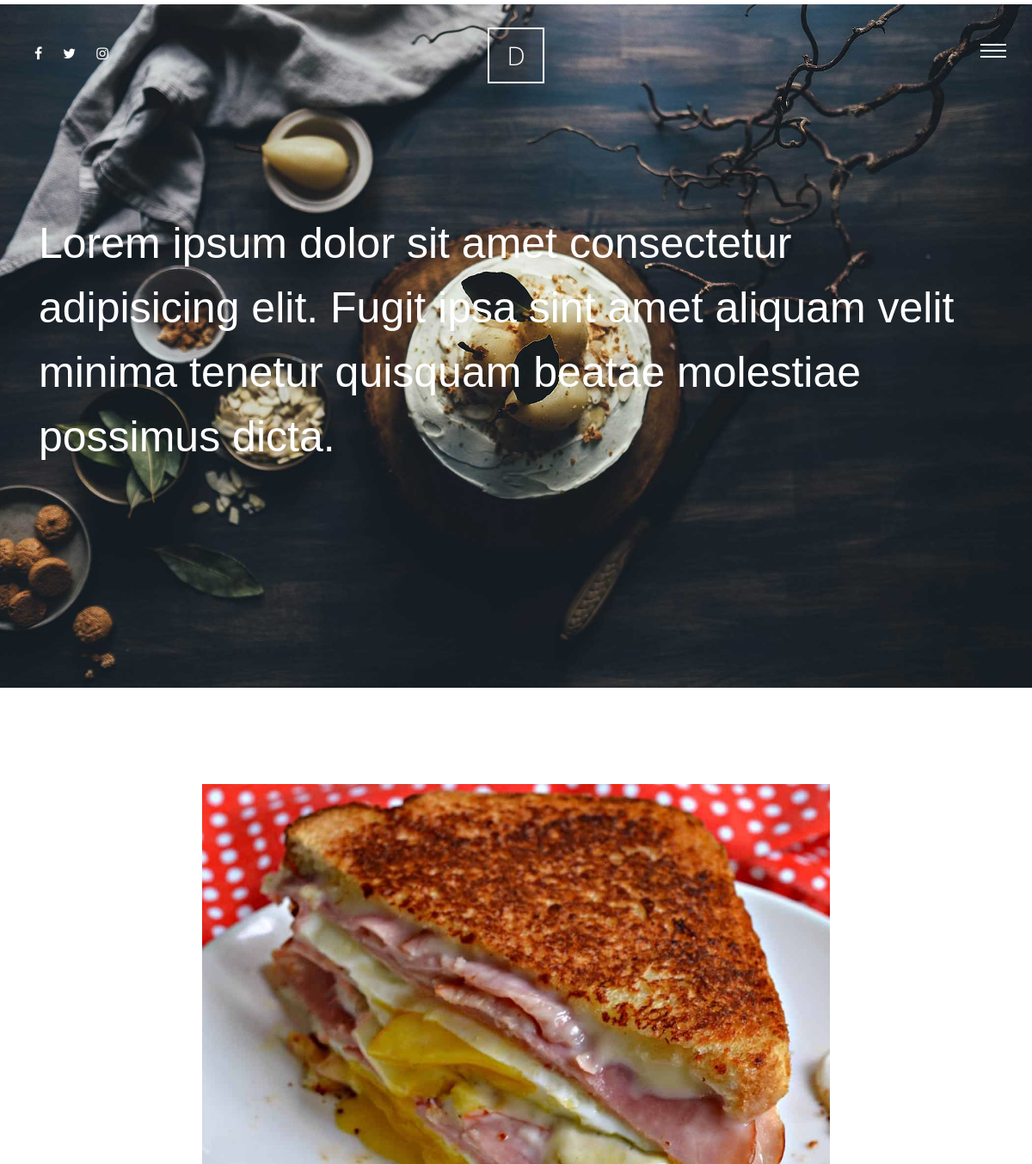
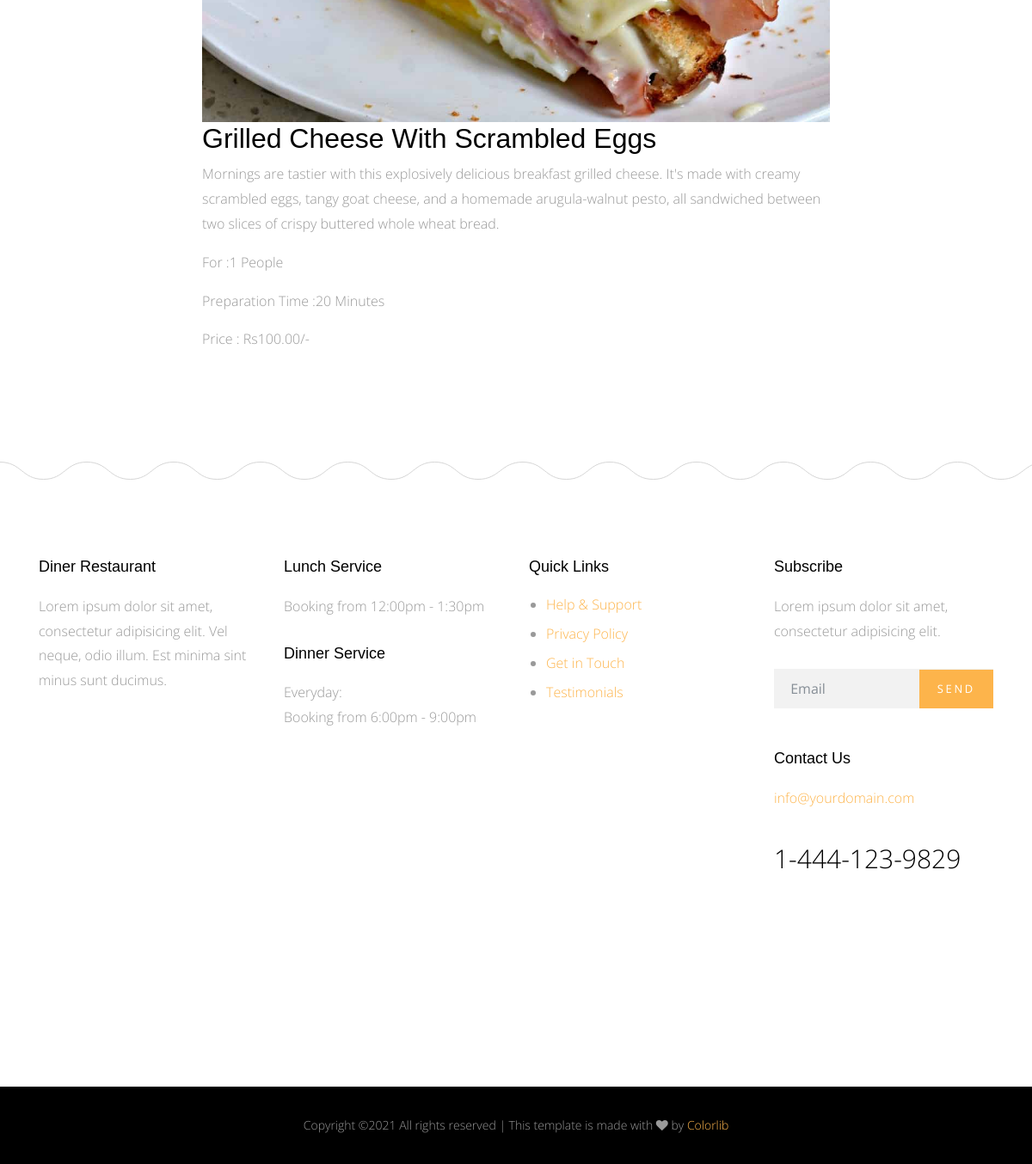
/meals/Grilled-Cheese-With-Scrambled-Eggs, run on the app's committed database (2 pictures, top to bottom).
### meals/models.py (models this page shows, shortened)
class Meals(models.Model):
    name = models.CharField(max_length=50)
    description = models.TextField(max_length=500)
    category = models.ForeignKey('Category',on_delete = models.SET_NULL,null=True)
    people = models.IntegerField()
    price = models.DecimalField(max_digits=5,decimal_places=2)
    preparation_time = models.IntegerField()
    image = models.ImageField(upload_to='meals/')
    slug = models.SlugField(blank=True,null=True)
    class Meta:
        verbose_name ='meal'
        verbose_name_plural ='meals'
    def __str__(self):
        return self.name

### meals/views.py (the view)
# urls.py: path('<slug:slug>',views.meal_detail,name='meal_detail'),
def meal_detail(request,slug):
    meal_detail = Meals.objects.get(slug=slug)
    context = {'meal_detail':meal_detail}
    return render(request,'meals/detail.html',context)

### meals/templates/meals/detail.html (shortened to what this page needs)
    {% extends 'base.html' %}
    {% load static %}
    {% block body %}
    <div class="main-wrap">
        <div class="cover_1">
            <div class="img_bg" style="background-image: url({% static 'site_static/img/slider-1.jpg' %})" data-stellar-background-ratio="0.5">
                <div class="container">
                    <div class="row align-items-center">
                        <div class="col-md-12" data-aos="fade-up">
                            <h2 class="heading">Lorem ipsum dolor sit amet consectetur adipisicing elit. Fugit ipsa sint amet aliquam velit minima tenetur quisquam beatae molestiae possimus dicta.</h2>
                        </div>
                    </div>
                </div>
            </div>
        </div>
        <div class="section">
            <div class="container">
                <div class="row justify-content-center">
                    <div class="col-md-8" data-aos="fade-up">
                        <img class="meal_img" src="{{meal_detail.image.url}}" alt="" >
                        <h2>{{meal_detail}}</h2>
                        <p>{{meal_detail.description}}</p>
                        <p> For :{{meal_detail.people}} People</p>
                        <p>Preparation Time :{{meal_detail.preparation_time}} Minutes</p>
                        <p>Price : Rs{{meal_detail.price}}/-</p>
                    </div>
                </div>
            </div>
        </div>
    </div>
{% endblock body %}

### static/site_static/css/style.css (style rules this page uses)
html { overflow-x: hidden; }
body { background: #fff; font-family: "Open Sans", cursive; font-size: 16px; line-height: 1.8; font-weight: 300; color: #999999; }
h1, h2, h3, h4, h5 { color: #000; font-family: "Playfair Display", Arial, sans-serif; }
.section { padding: 7em 0; }
.cover_1 { position: relative; }
.cover_1 .img_bg { background-repeat: no-repeat; background-size: cover !important; background-position: center center; }
.cover_1 .img_bg, .cover_1 .img_bg > .container > .row { min-height: 700px; height: 100vh; }
.cover_1 .heading { color: white; font-weight: 300; font-size: 30px; line-height: 1.5; }
@media (min-width: 768px) { .cover_1 .heading { font-size: 50px; line-height: 1.5; } }
.meal_img { width: 100% !important ; }

### data on the page
Meals: image (picture), name "Grilled Cheese With Scrambled Eggs", description "Mornings are tastier with this explosively delicious breakfast grilled cheese. It's made with creamy scrambled eggs, tangy goat cheese, and a homemade arugula-walnut pesto, all sandwiched between two slices of crispy buttered whole wheat bread.", people "1", preparation_time "20", price "100.00"
